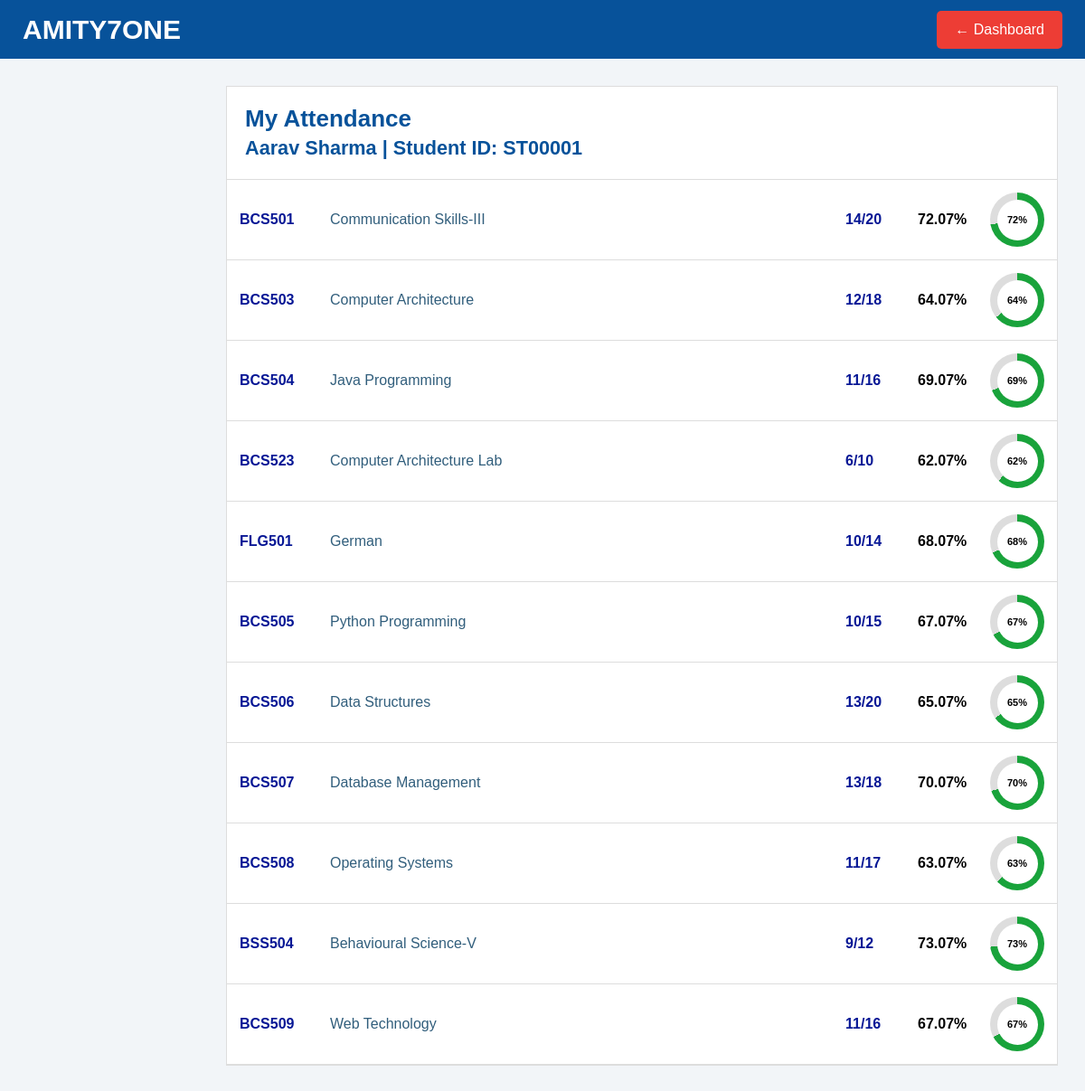
Screenshot of /attendance (signed in) with the database file from the repository.
### tables this page shows
CREATE TABLE students (
    student_id TEXT PRIMARY KEY,
    password TEXT NOT NULL,
    name TEXT NOT NULL,
    course TEXT NOT NULL,
    semester INTEGER NOT NULL,
    attendance REAL NOT NULL,
    cgpa REAL NOT NULL,
    aptitude_score REAL NOT NULL,
    coding_score REAL NOT NULL,
    projects INTEGER NOT NULL,
    internships INTEGER NOT NULL,
    skill_count INTEGER NOT NULL,
    communication_score REAL NOT NULL,
    placement_status TEXT NOT NULL,
    fees REAL NOT NULL,
    skills TEXT NOT NULL,
    branch TEXT,
    gender TEXT,
    state TEXT,
    college_tier TEXT,
    package_lpa REAL DEFAULT 0.0
);

### app.py (the view)
@app.route("/attendance")
def attendance():
    if "student_id" not in session:
        return redirect("/")
    conn = get_db()
    student = conn.execute(
        "SELECT * FROM students WHERE student_id=?",
        (session["student_id"],)
    ).fetchone()
    conn.close()
    if not student:
        return redirect("/")
    overall = student["attendance"]
    subjects = [
        {
            "code": "BCS501",
            "name": "Communication Skills-III",
            "att": min(100, overall + 5),
            "total": 20
        },
        {
            "code": "BCS503",
            "name": "Computer Architecture",
            "att": max(0, overall - 3),
            "total": 18
        },
        {
            "code": "BCS504",
            "name": "Java Programming",
            "att": min(100, overall + 2),
            "total": 16
        },
        {
            "code": "BCS523",
            "name": "Computer Architecture Lab",
            "att": max(0, overall - 5),
            "total": 10
        },
        {
            "code": "FLG501",
            "name": "German",
            "att": min(100, overall + 1),
            "total": 14
        },
        {
            "code": "BCS505",
            "name": "Python Programming",
            "att": overall,
            "total": 15
        },
        {
            "code": "BCS506",
            "name": "Data Structures",
            "att": max(0, overall - 2),
            "total": 20
        },
        {
            "code": "BCS507",
            "name": "Database Management",
            "att": min(100, overall + 3),
            "total": 18
        },
        {
            "code": "BCS508",
            "name": "Operating Systems",
            "att": max(0, overall - 4),
            "total": 17
        },
        {
            "code": "BSS504",
            "name": "Behavioural Science-V",
            "att": min(100, overall + 6),
            "total": 12
        },
        {
            "code": "BCS509",
            "name": "Web Technology",
            "att": overall,
            "total": 16
        }
    ]
    for subject in subjects:
        subject["present"] = round(
            subject["total"] * subject["att"] / 100
        )
    return render_template(
        "attendance.html",
        student=student,
        subjects=subjects
    )

### app.py (called while the page is built)
def get_db():
    conn = sqlite3.connect(DB_NAME)
    conn.row_factory = sqlite3.Row
    return conn

### templates/attendance.html (shortened to what this page needs)
<!DOCTYPE html>
<html>
<head>
</head>
<body>
<div class="top">
<div class="logo">
AMITY7ONE
</div>
<a href="/dashboard" class="back">
← Dashboard
</a>
</div>
<div class="container">
<div class="box">
<div class="title">
My Attendance
<br>
<small>
{{ student["name"] }} |
Student ID: {{ student["student_id"] }}
</small>
</div>
{% for subject in subjects %}
<div
class="row"
onclick="showDetails(
'{{ subject.code }}',
'{{ subject.name }}',
'{{ subject.present }}',
'{{ subject.total }}',
'{{ subject.att }}'
)"
>
<div class="code">
{{ subject.code }}
</div>
<div class="name">
{{ subject.name }}
</div>
<div class="count">
{{ subject.present }}/{{ subject.total }}
</div>
<div class="percent">
{{ "%.2f"|format(subject.att) }}%
</div>
<div
class="circle"
style="--value:{{ subject.att }}"
>
<span>
{{ "%.0f"|format(subject.att) }}%
</span>
</div>
</div>
{% endfor %}
</div>
</div>
</body>
</html>

### templates/attendance.html (style rules this page uses)
body { margin: 0; font-family: Arial; background: #f2f5f8; }
.top { height: 65px; background: #07529a; color: white; display: flex; align-items: center; justify-content: space-between; padding: 0 25px; }
.logo { font-size: 30px; font-weight: bold; }
.back { color: white; text-decoration: none; background: #ed3d35; padding: 12px 20px; border-radius: 5px; }
.container { margin-left: 220px; padding: 30px; }
.box { background: white; border: 1px solid #ddd; max-width: 1100px; }
.title { padding: 20px; color: #07529a; font-size: 26px; font-weight: bold; border-bottom: 1px solid #ddd; }
.row { display: flex; align-items: center; padding: 14px; border-bottom: 1px solid #ddd; cursor: pointer; }
.code { width: 100px; font-weight: bold; color: #061795; }
.name { flex: 1; color: #315e7c; font-size: 16px; }
.count { width: 80px; color: #061795; font-weight: bold; }
.percent { width: 80px; font-weight: bold; }
.circle { width: 60px; height: 60px; border-radius: 50%; display: flex; align-items: center; justify-content: center; background: conic-gradient( #19a33b calc(var(--value) * 1%), #ddd 0 ); position: relative; }
.circle::after { content: ""; position: absolute; width: 45px; height: 45px; border-radius: 50%; background: white; }
.circle span { position: relative; z-index: 2; font-size: 11px; font-weight: bold; }

### rows the page displays
students: name "Aarav Sharma", student_id "ST00001", code "BCS505", name "Python Programming", present "10", total "15", att "67.07", att "67", code "BCS509", name "Web Technology", present "11", total "16"

### other values shown
{{ subject.code }} "BCS501" "BCS503" "BCS504" "BCS523" "FLG501" "BCS506" "BCS507" "BCS508" "BSS504"
{{ subject.name }} "Communication Skills-III" "Computer Architecture" "Java Programming" "Computer Architecture Lab" "German" "Data Structures" "Database Management" "Operating Systems" "Behavioural Science-V"
{{ subject.present }} "14" "12" "11" "6" "10" "13" "13" "11" "9"
{{ subject.total }} "20" "18" "16" "10" "14" "20" "18" "17" "12"
{{ "%.2f"|format(subject.att) }} "72.07" "64.07" "69.07" "62.07" "68.07" "65.07" "70.07" "63.07" "73.07"
{{ "%.0f"|format(subject.att) }} "72" "64" "69" "62" "68" "65" "70" "63" "73"
